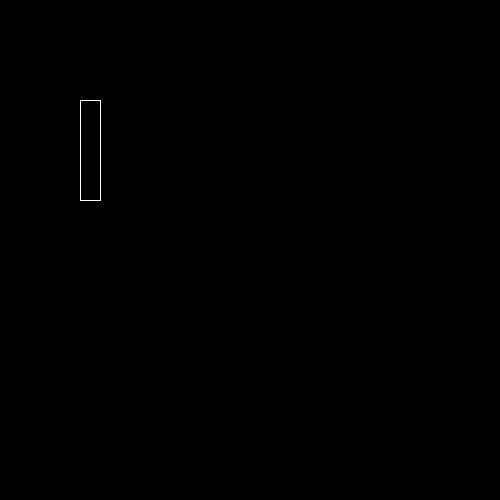
Frame 1 (no input)
Frame 60 (the mouse pressed at the canvas centre just before this capture): identical to frame 1, image omitted
Frame 120 (the mouse held since frame 60 and released just before this capture): identical to frame 1, image omitted

The Processing sketch that drew this single still picture (run headless with seeded random() and noise(); from frame 60 on, the mouse is pressed at the canvas centre):

// Processing sketch: h9_5
// ── h9_5.pde
void setup(){
  size (500,500);
  
}

void draw(){
  background(0,0,0);
  stroke(255,255,255);
  vierkant(80,100,20,100);
}

void vierkant(int x, int y, int w, int h){
  line(x,y,x+w,y);
  line(x,y+h,x+w,y+h);
  line(x,y,x,y+h);
  line(x+w,y,x+w,y+h);
}
